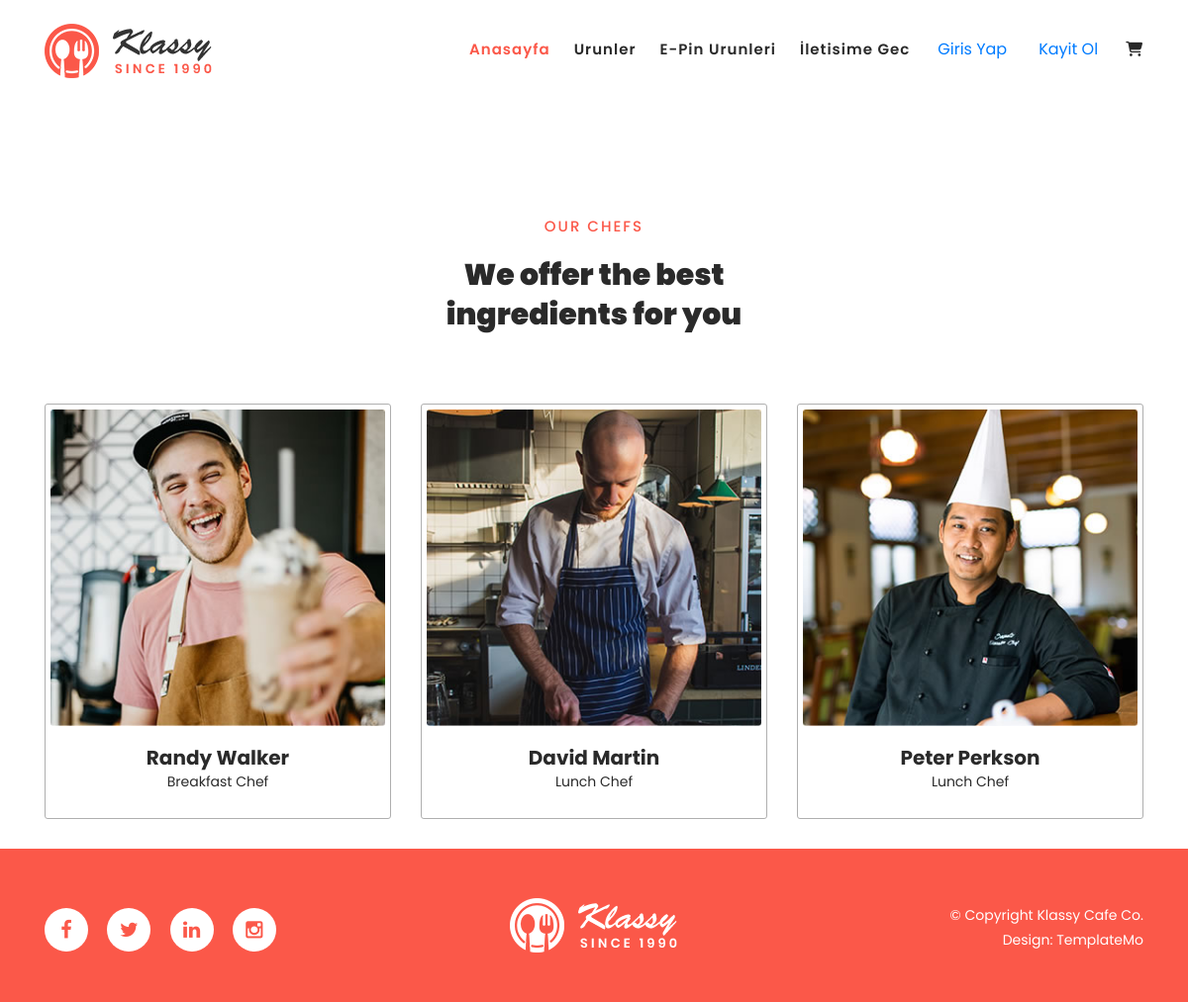
Page /chef/ on the committed database.
### project/models.py (models this page shows, shortened)
class Chef(models.Model):
    name = models.CharField(
        max_length=100, verbose_name="Name", default='gorden ramseyex')
    image = models.ImageField(upload_to='chef')
    description = models.CharField(max_length=250)

### project/views.py (the view)
# urls.py: path('chef/', pages.chef, name='chef'),
def chef(request):
    chef = Chef.objects.all()
    return render(request, 'chef.html', {'chef': chef})

### project/templates/chef.html (shortened to what this page needs)
{% extends 'layout/base.html' %} {% block content %} {% load static %}
<section class="section" id="chefs">
  <div class="container">
    <div class="row">
      <div class="col-lg-4 offset-lg-4 text-center">
        <div class="section-heading">
          <h6>Our Chefs</h6>
          <h2>We offer the best ingredients for you</h2>
        </div>
      </div>
    </div>
    <div class="row">
      {% if chef %} {% for item in chef %}
      <div class="col-lg-4">
        <div class="chef-item">
          <div class="thumb">
            <img src="{{item.image.url}}" />
          </div>
          <div class="down-content">
            <h4>{{item.name}}</h4>
            <span>{{item.description}}</span>
          </div>
        </div>
      </div>
      {% endfor %} {% endif %}
    </div>
  </div>
</section>
{% endblock content %}

### project/static/css/templatemo-klassy-cafe.css (style rules this page uses)
html, body, div, span, applet, object, iframe, h1, h2, h3, h4, h5, h6, p, blockquote, div pre, a, abbr, acronym, address, big, cite, code, del, dfn, em, font, img, ins, kbd, q, s, samp, small, strike, strong, sub, sup, tt, var, b, u, i, center, dl, dt, dd, ol, ul, li, figure, header, nav, section, article, aside, footer, figcaption { margin: 0; padding: 0; border: 0; outline: 0; }
header, nav, section, article, aside, footer, hgroup { display: block; }
* { box-sizing: border-box; }
html, body { font-family: 'Poppins', sans-serif; font-weight: 400; background-color: #fff; font-size: 16px; -ms-text-size-adjust: 100%; -webkit-font-smoothing: antialiased; -moz-osx-font-smoothing: grayscale; }
h1, h2, h3, h4, h5, h6 { margin-top: 0px; margin-bottom: 0px; }
html, body { background: #fff; font-family: 'Poppins', sans-serif; }
.section-heading h6 { position: relative; font-size: 15px; color: #fb5849; font-weight: 500; letter-spacing: 2px; text-transform: uppercase; padding-left: 40px; }
.section-heading h6:before { width: 30px; height: 1px; content: ''; position: absolute; left: 0; top: 8px; background-color: #fb5849; }
.section-heading h2 { line-height: 40px; margin-top: 20px; margin-bottom: 25px; font-size: 30px; font-weight: 900; color: #2a2a2a; }
*, *:before, *:after { -webkit-box-sizing: border-box; box-sizing: border-box; -webkit-font-smoothing: antialiased; -moz-osx-font-smoothing: grayscale; }
#chefs { padding-top: 120px; }
#chefs .section-heading { margin-bottom: 70px; }
#chefs .section-heading h6 { padding-left: 0px; }
#chefs .section-heading h6:before { display: none; }
#chefs .chef-item { text-align: center; border: 1px solid #afafaf; padding: 5px; transition: all .5s; border-radius: 3px; }
#chefs .chef-item .thumb { position: relative; }
#chefs .chef-item .thumb img { width: 100%; overflow: hidden; position: relative; }
#chefs .chef-item .down-content { padding: 20px 0px; }
#chefs .chef-item .down-content h4 { transition: all .3s; font-size: 20px; font-weight: 700; color: #2a2a2a; }
#chefs .chef-item .down-content span { font-size: 14px; color: #2a2a2a; }

### rows in the picture
Chef: image (picture), name "Randy Walker", description "Breakfast Chef"
Chef: image (picture), name "David Martin", description "Lunch Chef"
Chef: image (picture), name "Peter Perkson", description "Lunch Chef"
